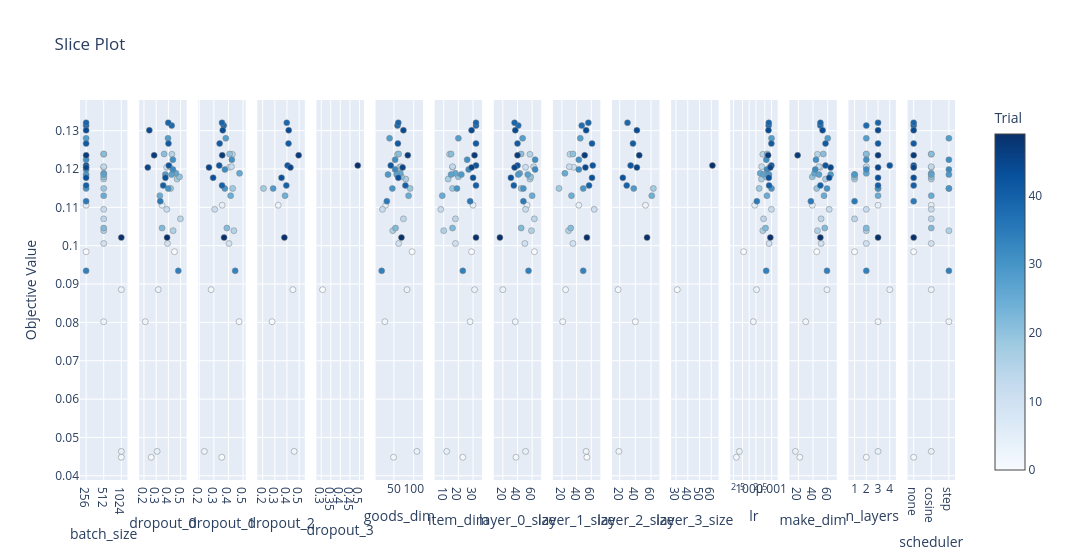

This figure's notebook cell:
### Code cell
plot_slice(study)

### Figure 1 — Plotly figure (JSON) as saved in the notebook; plotly's stock layout.template omitted (floating-point values rounded to 4 significant figures)
{"data": [{"marker": {"color": [0, 1, 2, 3, 4, 5, 10, 11, 12, 13, 14, 15, 16, 17, 19, 20, 21, 22, 25, 26, 27, 28, 29, 30, 31, 32, 34, 35, 38, 39, 40, 41, 42, 43, 44, 45, 47, 49], "colorbar": {"title": {"text": "Trial"}, "x": 1, "xpad": 40}, "colorscale": [[0, "rgb(247,251,255)"], [0.125, "rgb(222,235,247)"], [0.25, "rgb(198,219,239)"], [0.375, "rgb(158,202,225)"], [0.5, "rgb(107,174,214)"], [0.625, "rgb(66,146,198)"], [0.75, "rgb(33,113,181)"], [0.875, "rgb(8,81,156)"], [1, "rgb(8,48,107)"]], "line": {"color": "Grey", "width": 0.5}, "showscale": true}, "mode": "markers", "name": "Feasible Trial", "showlegend": false, "type": "scatter", "x": [256, 1024, 512, 1024, 1024, 256, 512, 512, 512, 512, 512, 512, 512, 512, 512, 512, 512, 512, 512, 512, 512, 256, 256, 256, 256, 256, 256, 256, 256, 256, 256, 256, 256, 256, 256, 256, 256, 1024], "xaxis": "x", "y": [0.09843, 0.04483, 0.08018, 0.08854, 0.04636, 0.1106, 0.1006, 0.1205, 0.1095, 0.1206, 0.107, 0.1238, 0.1039, 0.1174, 0.1149, 0.118, 0.1239, 0.1046, 0.1131, 0.1189, 0.1185, 0.128, 0.1185, 0.1149, 0.1224, 0.1199, 0.09344, 0.1116, 0.1313, 0.1321, 0.1157, 0.1266, 0.1209, 0.1177, 0.1301, 0.1204, 0.1236, 0.1021], "yaxis": "y"}, {"marker": {"color": [0, 1, 2, 3, 4, 5, 10, 11, 12, 13, 14, 15, 16, 17, 19, 20, 21, 22, 25, 26, 27, 28, 29, 30, 31, 32, 34, 35, 38, 39, 40, 41, 42, 43, 44, 45, 47, 49], "colorbar": {"title": {"text": "Trial"}, "x": 1, "xpad": 40}, "colorscale": [[0, "rgb(247,251,255)"], [0.125, "rgb(222,235,247)"], [0.25, "rgb(198,219,239)"], [0.375, "rgb(158,202,225)"], [0.5, "rgb(107,174,214)"], [0.625, "rgb(66,146,198)"], [0.75, "rgb(33,113,181)"], [0.875, "rgb(8,81,156)"], [1, "rgb(8,48,107)"]], "line": {"color": "Grey", "width": 0.5}, "showscale": false}, "mode": "markers", "name": "Feasible Trial", "showlegend": false, "type": "scatter", "x": [0.4497, 0.2599, 0.2103, 0.3166, 0.3075, 0.3481, 0.3931, 0.3856, 0.3871, 0.4102, 0.4988, 0.4286, 0.4388, 0.4713, 0.4185, 0.4911, 0.3653, 0.3482, 0.33, 0.4615, 0.4263, 0.397, 0.3753, 0.3985, 0.4368, 0.4371, 0.4813, 0.3334, 0.4271, 0.399, 0.3575, 0.4008, 0.4035, 0.376, 0.2439, 0.2312, 0.2833, 0.3894], "xaxis": "x2", "y": [0.09843, 0.04483, 0.08018, 0.08854, 0.04636, 0.1106, 0.1006, 0.1205, 0.1095, 0.1206, 0.107, 0.1238, 0.1039, 0.1174, 0.1149, 0.118, 0.1239, 0.1046, 0.1131, 0.1189, 0.1185, 0.128, 0.1185, 0.1149, 0.1224, 0.1199, 0.09344, 0.1116, 0.1313, 0.1321, 0.1157, 0.1266, 0.1209, 0.1177, 0.1301, 0.1204, 0.1236, 0.1021], "yaxis": "y2"}, {"marker": {"color": [1, 2, 3, 4, 5, 10, 11, 12, 13, 15, 16, 19, 21, 22, 25, 26, 28, 30, 31, 32, 34, 38, 39, 40, 41, 42, 43, 44, 45, 47, 49], "colorbar": {"title": {"text": "Trial"}, "x": 1, "xpad": 40}, "colorscale": [[0, "rgb(247,251,255)"], [0.125, "rgb(222,235,247)"], [0.25, "rgb(198,219,239)"], [0.375, "rgb(158,202,225)"], [0.5, "rgb(107,174,214)"], [0.625, "rgb(66,146,198)"], [0.75, "rgb(33,113,181)"], [0.875, "rgb(8,81,156)"], [1, "rgb(8,48,107)"]], "line": {"color": "Grey", "width": 0.5}, "showscale": false}, "mode": "markers", "name": "Feasible Trial", "showlegend": false, "type": "scatter", "x": [0.3543, 0.4728, 0.2814, 0.2348, 0.3568, 0.4035, 0.4069, 0.3054, 0.4205, 0.4269, 0.4369, 0.4288, 0.408, 0.3889, 0.415, 0.4759, 0.3817, 0.3752, 0.4231, 0.3753, 0.446, 0.3676, 0.3557, 0.356, 0.3395, 0.3369, 0.295, 0.3609, 0.2667, 0.3572, 0.3699], "xaxis": "x3", "y": [0.04483, 0.08018, 0.08854, 0.04636, 0.1106, 0.1006, 0.1205, 0.1095, 0.1206, 0.1238, 0.1039, 0.1149, 0.1239, 0.1046, 0.1131, 0.1189, 0.128, 0.1149, 0.1224, 0.1199, 0.09344, 0.1313, 0.1321, 0.1157, 0.1266, 0.1209, 0.1177, 0.1301, 0.1204, 0.1236, 0.1021], "yaxis": "y3"}, {"marker": {"color": [2, 3, 4, 5, 19, 25, 30, 39, 40, 41, 42, 43, 44, 45, 47, 49], "colorbar": {"title": {"text": "Trial"}, "x": 1, "xpad": 40}, "colorscale": [[0, "rgb(247,251,255)"], [0.125, "rgb(222,235,247)"], [0.25, "rgb(198,219,239)"], [0.375, "rgb(158,202,225)"], [0.5, "rgb(107,174,214)"], [0.625, "rgb(66,146,198)"], [0.75, "rgb(33,113,181)"], [0.875, "rgb(8,81,156)"], [1, "rgb(8,48,107)"]], "line": {"color": "Grey", "width": 0.5}, "showscale": false}, "mode": "markers", "name": "Feasible Trial", "showlegend": false, "type": "scatter", "x": [0.2776, 0.4486, 0.4589, 0.3283, 0.2068, 0.3845, 0.2864, 0.3982, 0.3947, 0.4126, 0.4051, 0.3552, 0.4141, 0.4283, 0.4959, 0.3786], "xaxis": "x4", "y": [0.08018, 0.08854, 0.04636, 0.1106, 0.1149, 0.1131, 0.1149, 0.1321, 0.1157, 0.1266, 0.1209, 0.1177, 0.1301, 0.1204, 0.1236, 0.1021], "yaxis": "y4"}, {"marker": {"color": [3, 42], "colorbar": {"title": {"text": "Trial"}, "x": 1, "xpad": 40}, "colorscale": [[0, "rgb(247,251,255)"], [0.125, "rgb(222,235,247)"], [0.25, "rgb(198,219,239)"], [0.375, "rgb(158,202,225)"], [0.5, "rgb(107,174,214)"], [0.625, "rgb(66,146,198)"], [0.75, "rgb(33,113,181)"], [0.875, "rgb(8,81,156)"], [1, "rgb(8,48,107)"]], "line": {"color": "Grey", "width": 0.5}, "showscale": false}, "mode": "markers", "name": "Feasible Trial", "showlegend": false, "type": "scatter", "x": [0.307, 0.491], "xaxis": "x5", "y": [0.08854, 0.1209], "yaxis": "y5"}, {"marker": {"color": [0, 1, 2, 3, 4, 5, 10, 11, 12, 13, 14, 15, 16, 17, 19, 20, 21, 22, 25, 26, 27, 28, 29, 30, 31, 32, 34, 35, 38, 39, 40, 41, 42, 43, 44, 45, 47, 49], "colorbar": {"title": {"text": "Trial"}, "x": 1, "xpad": 40}, "colorscale": [[0, "rgb(247,251,255)"], [0.125, "rgb(222,235,247)"], [0.25, "rgb(198,219,239)"], [0.375, "rgb(158,202,225)"], [0.5, "rgb(107,174,214)"], [0.625, "rgb(66,146,198)"], [0.75, "rgb(33,113,181)"], [0.875, "rgb(8,81,156)"], [1, "rgb(8,48,107)"]], "line": {"color": "Grey", "width": 0.5}, "showscale": false}, "mode": "markers", "name": "Feasible Trial", "showlegend": false, "type": "scatter", "x": [96, 49, 27, 83, 108, 29, 62, 64, 21, 68, 74, 59, 47, 80, 91, 69, 62, 54, 87, 66, 57, 39, 35, 46, 53, 53, 19, 32, 59, 61, 79, 60, 42, 61, 74, 72, 85, 69], "xaxis": "x6", "y": [0.09843, 0.04483, 0.08018, 0.08854, 0.04636, 0.1106, 0.1006, 0.1205, 0.1095, 0.1206, 0.107, 0.1238, 0.1039, 0.1174, 0.1149, 0.118, 0.1239, 0.1046, 0.1131, 0.1189, 0.1185, 0.128, 0.1185, 0.1149, 0.1224, 0.1199, 0.09344, 0.1116, 0.1313, 0.1321, 0.1157, 0.1266, 0.1209, 0.1177, 0.1301, 0.1204, 0.1236, 0.1021], "yaxis": "y6"}, {"marker": {"color": [0, 1, 2, 3, 4, 5, 10, 11, 12, 13, 14, 15, 16, 17, 19, 20, 21, 22, 25, 26, 27, 28, 29, 30, 31, 32, 34, 35, 38, 39, 40, 41, 42, 43, 44, 45, 47, 49], "colorbar": {"title": {"text": "Trial"}, "x": 1, "xpad": 40}, "colorscale": [[0, "rgb(247,251,255)"], [0.125, "rgb(222,235,247)"], [0.25, "rgb(198,219,239)"], [0.375, "rgb(158,202,225)"], [0.5, "rgb(107,174,214)"], [0.625, "rgb(66,146,198)"], [0.75, "rgb(33,113,181)"], [0.875, "rgb(8,81,156)"], [1, "rgb(8,48,107)"]], "line": {"color": "Grey", "width": 0.5}, "showscale": false}, "mode": "markers", "name": "Feasible Trial", "showlegend": false, "type": "scatter", "x": [29, 23, 28, 31, 12, 30, 18, 16, 8, 16, 18, 14, 10, 13, 16, 20, 15, 16, 9, 18, 15, 20, 22, 19, 26, 27, 23, 28, 32, 32, 32, 32, 32, 30, 29, 29, 31, 32], "xaxis": "x7", "y": [0.09843, 0.04483, 0.08018, 0.08854, 0.04636, 0.1106, 0.1006, 0.1205, 0.1095, 0.1206, 0.107, 0.1238, 0.1039, 0.1174, 0.1149, 0.118, 0.1239, 0.1046, 0.1131, 0.1189, 0.1185, 0.128, 0.1185, 0.1149, 0.1224, 0.1199, 0.09344, 0.1116, 0.1313, 0.1321, 0.1157, 0.1266, 0.1209, 0.1177, 0.1301, 0.1204, 0.1236, 0.1021], "yaxis": "y7"}, {"marker": {"color": [0, 1, 2, 3, 4, 5, 10, 11, 12, 13, 14, 15, 16, 17, 19, 20, 21, 22, 25, 26, 27, 28, 29, 30, 31, 32, 34, 35, 38, 39, 40, 41, 42, 43, 44, 45, 47, 49], "colorbar": {"title": {"text": "Trial"}, "x": 1, "xpad": 40}, "colorscale": [[0, "rgb(247,251,255)"], [0.125, "rgb(222,235,247)"], [0.25, "rgb(198,219,239)"], [0.375, "rgb(158,202,225)"], [0.5, "rgb(107,174,214)"], [0.625, "rgb(66,146,198)"], [0.75, "rgb(33,113,181)"], [0.875, "rgb(8,81,156)"], [1, "rgb(8,48,107)"]], "line": {"color": "Grey", "width": 0.5}, "showscale": false}, "mode": "markers", "name": "Feasible Trial", "showlegend": false, "type": "scatter", "x": [63, 38, 37, 20, 51, 53, 50, 51, 51, 62, 63, 57, 59, 57, 45, 58, 45, 45, 60, 43, 54, 47, 41, 48, 64, 64, 55, 48, 41, 36, 35, 40, 40, 31, 37, 36, 40, 16], "xaxis": "x8", "y": [0.09843, 0.04483, 0.08018, 0.08854, 0.04636, 0.1106, 0.1006, 0.1205, 0.1095, 0.1206, 0.107, 0.1238, 0.1039, 0.1174, 0.1149, 0.118, 0.1239, 0.1046, 0.1131, 0.1189, 0.1185, 0.128, 0.1185, 0.1149, 0.1224, 0.1199, 0.09344, 0.1116, 0.1313, 0.1321, 0.1157, 0.1266, 0.1209, 0.1177, 0.1301, 0.1204, 0.1236, 0.1021], "yaxis": "y8"}, {"marker": {"color": [1, 2, 3, 4, 5, 10, 11, 12, 13, 15, 16, 19, 21, 22, 25, 26, 28, 30, 31, 32, 34, 38, 39, 40, 41, 42, 43, 44, 45, 47, 49], "colorbar": {"title": {"text": "Trial"}, "x": 1, "xpad": 40}, "colorscale": [[0, "rgb(247,251,255)"], [0.125, "rgb(222,235,247)"], [0.25, "rgb(198,219,239)"], [0.375, "rgb(158,202,225)"], [0.5, "rgb(107,174,214)"], [0.625, "rgb(66,146,198)"], [0.75, "rgb(33,113,181)"], [0.875, "rgb(8,81,156)"], [1, "rgb(8,48,107)"]], "line": {"color": "Grey", "width": 0.5}, "showscale": false}, "mode": "markers", "name": "Feasible Trial", "showlegend": false, "type": "scatter", "x": [54, 21, 25, 53, 43, 35, 36, 64, 30, 31, 29, 16, 35, 32, 33, 24, 45, 49, 43, 43, 49, 47, 56, 57, 61, 62, 61, 53, 52, 51, 54], "xaxis": "x9", "y": [0.04483, 0.08018, 0.08854, 0.04636, 0.1106, 0.1006, 0.1205, 0.1095, 0.1206, 0.1238, 0.1039, 0.1149, 0.1239, 0.1046, 0.1131, 0.1189, 0.128, 0.1149, 0.1224, 0.1199, 0.09344, 0.1313, 0.1321, 0.1157, 0.1266, 0.1209, 0.1177, 0.1301, 0.1204, 0.1236, 0.1021], "yaxis": "y9"}, {"marker": {"color": [2, 3, 4, 5, 19, 25, 30, 39, 40, 41, 42, 43, 44, 45, 47, 49], "colorbar": {"title": {"text": "Trial"}, "x": 1, "xpad": 40}, "colorscale": [[0, "rgb(247,251,255)"], [0.125, "rgb(222,235,247)"], [0.25, "rgb(198,219,239)"], [0.375, "rgb(158,202,225)"], [0.5, "rgb(107,174,214)"], [0.625, "rgb(66,146,198)"], [0.75, "rgb(33,113,181)"], [0.875, "rgb(8,81,156)"], [1, "rgb(8,48,107)"]], "line": {"color": "Grey", "width": 0.5}, "showscale": false}, "mode": "markers", "name": "Feasible Trial", "showlegend": false, "type": "scatter", "x": [40, 18, 19, 53, 63, 61, 38, 30, 29, 37, 34, 24, 42, 42, 45, 55], "xaxis": "x10", "y": [0.08018, 0.08854, 0.04636, 0.1106, 0.1149, 0.1131, 0.1149, 0.1321, 0.1157, 0.1266, 0.1209, 0.1177, 0.1301, 0.1204, 0.1236, 0.1021], "yaxis": "y10"}, {"marker": {"color": [3, 42], "colorbar": {"title": {"text": "Trial"}, "x": 1, "xpad": 40}, "colorscale": [[0, "rgb(247,251,255)"], [0.125, "rgb(222,235,247)"], [0.25, "rgb(198,219,239)"], [0.375, "rgb(158,202,225)"], [0.5, "rgb(107,174,214)"], [0.625, "rgb(66,146,198)"], [0.75, "rgb(33,113,181)"], [0.875, "rgb(8,81,156)"], [1, "rgb(8,48,107)"]], "line": {"color": "Grey", "width": 0.5}, "showscale": false}, "mode": "markers", "name": "Feasible Trial", "showlegend": false, "type": "scatter", "x": [31, 61], "xaxis": "x11", "y": [0.08854, 0.1209], "yaxis": "y11"}, {"marker": {"color": [0, 1, 2, 3, 4, 5, 10, 11, 12, 13, 14, 15, 16, 17, 19, 20, 21, 22, 25, 26, 27, 28, 29, 30, 31, 32, 34, 35, 38, 39, 40, 41, 42, 43, 44, 45, 47, 49], "colorbar": {"title": {"text": "Trial"}, "x": 1, "xpad": 40}, "colorscale": [[0, "rgb(247,251,255)"], [0.125, "rgb(222,235,247)"], [0.25, "rgb(198,219,239)"], [0.375, "rgb(158,202,225)"], [0.5, "rgb(107,174,214)"], [0.625, "rgb(66,146,198)"], [0.75, "rgb(33,113,181)"], [0.875, "rgb(8,81,156)"], [1, "rgb(8,48,107)"]], "line": {"color": "Grey", "width": 0.5}, "showscale": false}, "mode": "markers", "name": "Feasible Trial", "showlegend": false, "type": "scatter", "x": [5.612e-05, 2.659e-05, 0.000153, 0.0002114, 3.646e-05, 0.0001764, 0.0007767, 0.0008165, 0.0009814, 0.0003609, 0.0004375, 0.0004054, 0.0004053, 0.0003544, 0.0002779, 0.0005694, 0.000642, 0.0005347, 0.0006206, 0.0003108, 0.000437, 0.0009921, 0.0007647, 0.0009963, 0.0005834, 0.0006209, 0.0005742, 0.00022, 0.0007419, 0.0007504, 0.0007735, 0.0009785, 0.0009813, 0.0007529, 0.0007269, 0.0008802, 0.0007004, 0.0008807], "xaxis": "x12", "y": [0.09843, 0.04483, 0.08018, 0.08854, 0.04636, 0.1106, 0.1006, 0.1205, 0.1095, 0.1206, 0.107, 0.1238, 0.1039, 0.1174, 0.1149, 0.118, 0.1239, 0.1046, 0.1131, 0.1189, 0.1185, 0.128, 0.1185, 0.1149, 0.1224, 0.1199, 0.09344, 0.1116, 0.1313, 0.1321, 0.1157, 0.1266, 0.1209, 0.1177, 0.1301, 0.1204, 0.1236, 0.1021], "yaxis": "y12"}, {"marker": {"color": [0, 1, 2, 3, 4, 5, 10, 11, 12, 13, 14, 15, 16, 17, 19, 20, 21, 22, 25, 26, 27, 28, 29, 30, 31, 32, 34, 35, 38, 39, 40, 41, 42, 43, 44, 45, 47, 49], "colorbar": {"title": {"text": "Trial"}, "x": 1, "xpad": 40}, "colorscale": [[0, "rgb(247,251,255)"], [0.125, "rgb(222,235,247)"], [0.25, "rgb(198,219,239)"], [0.375, "rgb(158,202,225)"], [0.5, "rgb(107,174,214)"], [0.625, "rgb(66,146,198)"], [0.75, "rgb(33,113,181)"], [0.875, "rgb(8,81,156)"], [1, "rgb(8,48,107)"]], "line": {"color": "Grey", "width": 0.5}, "showscale": false}, "mode": "markers", "name": "Feasible Trial", "showlegend": false, "type": "scatter", "x": [45, 22, 30, 59, 16, 39, 51, 50, 62, 48, 51, 46, 46, 57, 45, 39, 54, 56, 55, 42, 48, 60, 64, 59, 44, 43, 59, 37, 50, 50, 50, 57, 57, 62, 53, 64, 19, 50], "xaxis": "x13", "y": [0.09843, 0.04483, 0.08018, 0.08854, 0.04636, 0.1106, 0.1006, 0.1205, 0.1095, 0.1206, 0.107, 0.1238, 0.1039, 0.1174, 0.1149, 0.118, 0.1239, 0.1046, 0.1131, 0.1189, 0.1185, 0.128, 0.1185, 0.1149, 0.1224, 0.1199, 0.09344, 0.1116, 0.1313, 0.1321, 0.1157, 0.1266, 0.1209, 0.1177, 0.1301, 0.1204, 0.1236, 0.1021], "yaxis": "y13"}, {"marker": {"color": [0, 1, 2, 3, 4, 5, 10, 11, 12, 13, 14, 15, 16, 17, 19, 20, 21, 22, 25, 26, 27, 28, 29, 30, 31, 32, 34, 35, 38, 39, 40, 41, 42, 43, 44, 45, 47, 49], "colorbar": {"title": {"text": "Trial"}, "x": 1, "xpad": 40}, "colorscale": [[0, "rgb(247,251,255)"], [0.125, "rgb(222,235,247)"], [0.25, "rgb(198,219,239)"], [0.375, "rgb(158,202,225)"], [0.5, "rgb(107,174,214)"], [0.625, "rgb(66,146,198)"], [0.75, "rgb(33,113,181)"], [0.875, "rgb(8,81,156)"], [1, "rgb(8,48,107)"]], "line": {"color": "Grey", "width": 0.5}, "showscale": false}, "mode": "markers", "name": "Feasible Trial", "showlegend": false, "type": "scatter", "x": [1, 2, 3, 4, 3, 3, 2, 2, 2, 2, 1, 2, 2, 1, 3, 1, 2, 2, 3, 2, 1, 2, 1, 3, 2, 2, 2, 1, 2, 3, 3, 3, 4, 3, 3, 3, 3, 3], "xaxis": "x14", "y": [0.09843, 0.04483, 0.08018, 0.08854, 0.04636, 0.1106, 0.1006, 0.1205, 0.1095, 0.1206, 0.107, 0.1238, 0.1039, 0.1174, 0.1149, 0.118, 0.1239, 0.1046, 0.1131, 0.1189, 0.1185, 0.128, 0.1185, 0.1149, 0.1224, 0.1199, 0.09344, 0.1116, 0.1313, 0.1321, 0.1157, 0.1266, 0.1209, 0.1177, 0.1301, 0.1204, 0.1236, 0.1021], "yaxis": "y14"}, {"marker": {"color": [0, 1, 2, 3, 4, 5, 10, 11, 12, 13, 14, 15, 16, 17, 19, 20, 21, 22, 25, 26, 27, 28, 29, 30, 31, 32, 34, 35, 38, 39, 40, 41, 42, 43, 44, 45, 47, 49], "colorbar": {"title": {"text": "Trial"}, "x": 1, "xpad": 40}, "colorscale": [[0, "rgb(247,251,255)"], [0.125, "rgb(222,235,247)"], [0.25, "rgb(198,219,239)"], [0.375, "rgb(158,202,225)"], [0.5, "rgb(107,174,214)"], [0.625, "rgb(66,146,198)"], [0.75, "rgb(33,113,181)"], [0.875, "rgb(8,81,156)"], [1, "rgb(8,48,107)"]], "line": {"color": "Grey", "width": 0.5}, "showscale": false}, "mode": "markers", "name": "Feasible Trial", "showlegend": false, "type": "scatter", "x": ["none", "none", "step", "cosine", "cosine", "cosine", "cosine", "cosine", "cosine", "cosine", "cosine", "cosine", "step", "cosine", "step", "cosine", "cosine", "cosine", "cosine", "cosine", "cosine", "step", "step", "step", "step", "step", "step", "none", "none", "none", "none", "none", "none", "none", "none", "none", "none", "none"], "xaxis": "x15", "y": [0.09843, 0.04483, 0.08018, 0.08854, 0.04636, 0.1106, 0.1006, 0.1205, 0.1095, 0.1206, 0.107, 0.1238, 0.1039, 0.1174, 0.1149, 0.118, 0.1239, 0.1046, 0.1131, 0.1189, 0.1185, 0.128, 0.1185, 0.1149, 0.1224, 0.1199, 0.09344, 0.1116, 0.1313, 0.1321, 0.1157, 0.1266, 0.1209, 0.1177, 0.1301, 0.1204, 0.1236, 0.1021], "yaxis": "y15"}], "layout": {"title": {"text": "Slice Plot"}, "width": 4500, "xaxis": {"anchor": "y", "categoryarray": [256, 512, 1024], "categoryorder": "array", "domain": [0, 0.05422], "title": {"text": "batch_size"}, "type": "category"}, "xaxis10": {"anchor": "y10", "domain": [0.608, 0.6622], "title": {"text": "layer_2_size"}}, "xaxis11": {"anchor": "y11", "domain": [0.6756, 0.7298], "title": {"text": "layer_3_size"}}, "xaxis12": {"anchor": "y12", "domain": [0.7431, 0.7973], "title": {"text": "lr"}, "type": "log"}, "xaxis13": {"anchor": "y13", "domain": [0.8107, 0.8649], "title": {"text": "make_dim"}}, "xaxis14": {"anchor": "y14", "domain": [0.8782, 0.9324], "title": {"text": "n_layers"}}, "xaxis15": {"anchor": "y15", "categoryarray": ["none", "cosine", "step"], "categoryorder": "array", "domain": [0.9458, 1.0], "title": {"text": "scheduler"}, "type": "category"}, "xaxis2": {"anchor": "y2", "domain": [0.06756, 0.1218], "title": {"text": "dropout_0"}}, "xaxis3": {"anchor": "y3", "domain": [0.1351, 0.1893], "title": {"text": "dropout_1"}}, "xaxis4": {"anchor": "y4", "domain": [0.2027, 0.2569], "title": {"text": "dropout_2"}}, "xaxis5": {"anchor": "y5", "domain": [0.2702, 0.3244], "title": {"text": "dropout_3"}}, "xaxis6": {"anchor": "y6", "domain": [0.3378, 0.392], "title": {"text": "goods_dim"}}, "xaxis7": {"anchor": "y7", "domain": [0.4053, 0.4596], "title": {"text": "item_dim"}}, "xaxis8": {"anchor": "y8", "domain": [0.4729, 0.5271], "title": {"text": "layer_0_size"}}, "xaxis9": {"anchor": "y9", "domain": [0.5404, 0.5947], "title": {"text": "layer_1_size"}}, "yaxis": {"anchor": "x", "domain": [0, 1], "title": {"text": "Objective Value"}}, "yaxis10": {"anchor": "x10", "domain": [0, 1], "matches": "y", "showticklabels": false}, "yaxis11": {"anchor": "x11", "domain": [0, 1], "matches": "y", "showticklabels": false}, "yaxis12": {"anchor": "x12", "domain": [0, 1], "matches": "y", "showticklabels": false}, "yaxis13": {"anchor": "x13", "domain": [0, 1], "matches": "y", "showticklabels": false}, "yaxis14": {"anchor": "x14", "domain": [0, 1], "matches": "y", "showticklabels": false}, "yaxis15": {"anchor": "x15", "domain": [0, 1], "matches": "y", "showticklabels": false}, "yaxis2": {"anchor": "x2", "domain": [0, 1], "matches": "y", "showticklabels": false}, "yaxis3": {"anchor": "x3", "domain": [0, 1], "matches": "y", "showticklabels": false}, "yaxis4": {"anchor": "x4", "domain": [0, 1], "matches": "y", "showticklabels": false}, "yaxis5": {"anchor": "x5", "domain": [0, 1], "matches": "y", "showticklabels": false}, "yaxis6": {"anchor": "x6", "domain": [0, 1], "matches": "y", "showticklabels": false}, "yaxis7": {"anchor": "x7", "domain": [0, 1], "matches": "y", "showticklabels": false}, "yaxis8": {"anchor": "x8", "domain": [0, 1], "matches": "y", "showticklabels": false}, "yaxis9": {"anchor": "x9", "domain": [0, 1], "matches": "y", "showticklabels": false}}}
